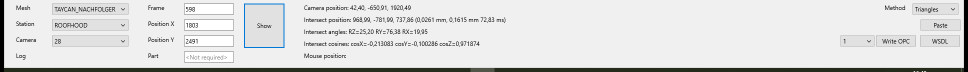
#> input picture debug_footer_img_for_ocr.png, 1936 x 144 px, found by its file name (shown at 1/2 size)
$ python ocr_detections.py
#> lines starting #> are read from the running program, lines starting #| are printed output that depends on the picture; after the words box and inside, x2 and y2 are one past the last pixel; in counts of white or black regions, pixels touching at a corner belong together
# -*- coding: utf-8 -*-

# ========= CONFIGURACIÓN RÁPIDA =========
INPUT_IMAGE = r"C:\Users\fernando.garcia\Documents\COSAS FERNANDO\DEVELOPER\Eines automation porsche\debug_footer_img_for_ocr.png"
LANG        = "eng+spa"
MIN_CONF    = 60          # confianza mínima por palabra (pasada 1)
PSM         = "11"        # 6 o 11 van bien para UI
SCALE       = 2.0         # reescalado previo
LABEL_SIZE  = 0.4         # tamaño de etiqueta
ALPHA       = 0.25        # opacidad [0..1]
SHOW_CONF   = False       # mostrar confianza junto al texto

# ---- Coordenadas fijas (en lienzo ya ESCALADO) ----
FIXED_SHOW_POINT  = (1032, 108)  # x,y definitivos del botón "Show"
FIXED_SHOW_SCALE  = 2.0          # escala a la que se midió el punto fijo

# Offsets para ajustar la cruz (se aplican tras calcular el punto fijo/reescalado)
OFFSET_X    = 0          # píxeles hacia la DERECHA (negativo = izquierda)
OFFSET_Y    = 0          # píxeles en VERTICAL (positivo = abajo, negativo = arriba)
# =======================================

import os, sys, re, cv2, numpy as np, pytesseract, shutil, platform
from typing import List, Dict, Tuple

def ensure_tesseract_available():
    if shutil.which("tesseract") is None and platform.system() == "Windows":
        exe = r"C:\Program Files\Tesseract-OCR\tesseract.exe"
        if os.path.exists(exe):
            pytesseract.pytesseract.tesseract_cmd = exe
    pytesseract.get_tesseract_version()
#> (this line was passed over: pytesseract is not available in this run)
#> in main, img_bgr is the input picture: shape (144, 1936, 3); mean B, G, R 220, 220.6, 220

def preprocess_for_gui(img_bgr, scale=SCALE):
#> called with scale = 2
    if scale != 1.0:
        img_bgr = cv2.resize(img_bgr, None, fx=scale, fy=scale, interpolation=cv2.INTER_CUBIC)
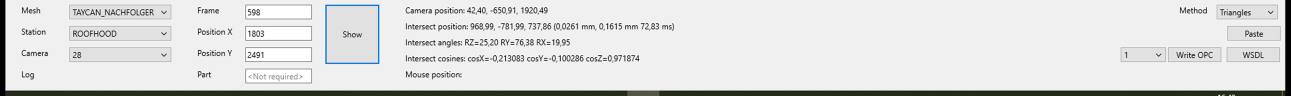
#> img_bgr: shape (288, 3872, 3) (shown at 1/3 size); mean of channels 0, 1, 2 219.8, 220.5, 219.9; drawn as B, G, R
    gray = cv2.cvtColor(img_bgr, cv2.COLOR_BGR2GRAY)
    gray = cv2.convertScaleAbs(gray, alpha=1.8, beta=0)
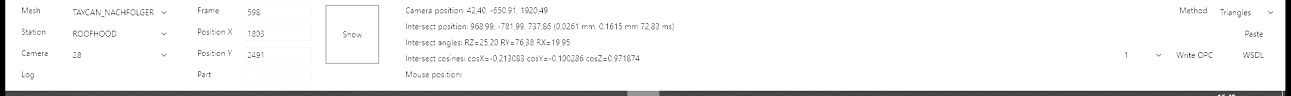
#> gray: shape (288, 3872) (shown at 1/3 size); min 0, max 255, mean 240.1
    thr  = cv2.adaptiveThreshold(gray,255,cv2.ADAPTIVE_THRESH_GAUSSIAN_C,cv2.THRESH_BINARY,35,9)
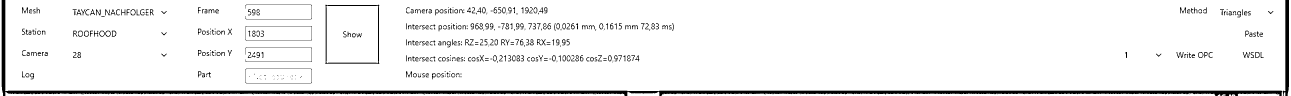
#> thr: shape (288, 3872) (shown at 1/3 size); 94% white; 446 black regions (126 under 20 px), largest, box (x1, y1, x2, y2) and area: (5, 0, 3846, 288) 39511, (3848, 0, 3867, 288) 3162, (976, 14, 1138, 192) 1972
    return thr, img_bgr

# [29 lines left out: functions draw_label, draw_cross, not called in this run]

def first_pass(ocr_img, lang=LANG, psm=PSM, min_conf=MIN_CONF) -> List[Dict]:
    cfg = f"--oem 3 --psm {psm}"
    d = pytesseract.image_to_data(ocr_img, lang=lang, config=cfg, output_type=pytesseract.Output.DICT)
    out = []
    for i in range(len(d["text"])):
        txt = (d["text"][i] or "").strip()
        try: conf = float(d["conf"][i])
        except: conf = -1.0
        if txt and conf >= min_conf:
            out.append({"x":int(d["left"][i]), "y":int(d["top"][i]),
                        "w":int(d["width"][i]), "h":int(d["height"][i]),
                        "text":txt, "conf":conf})
    out.sort(key=lambda r: (r["y"], r["x"]))
    return out

# [92 lines left out: functions _vertical_overlap, _bbox_union, merge_adjacent_words, fix_second_position_Y_in_merged, print_dets, not called in this run]

def main():
    ensure_tesseract_available()

    in_path = INPUT_IMAGE
    if not os.path.isfile(in_path):
        print(f"ERROR: no existe el archivo: {in_path}", file=sys.stderr); return

    img_bgr = cv2.imread(in_path, cv2.IMREAD_COLOR)
    if img_bgr is None:
        print("ERROR: no se pudo abrir la imagen.", file=sys.stderr); return

    # Preproceso + lienzo escalado
    ocr_img, canvas_base = preprocess_for_gui(img_bgr, scale=SCALE)

    # PASADA 1 (RAW)
    dets_raw = first_pass(ocr_img, LANG, PSM, MIN_CONF)
    print_dets("DETECCIONES RAW (pasada 1)", dets_raw)

    # Guardar overlay RAW
    root, ext = os.path.splitext(in_path)
    canvas_raw = canvas_base.copy()
    for r in dets_raw:
        lbl = f"{r['text']} ({int(r['conf'])})" if SHOW_CONF else r['text']
        draw_label(canvas_raw, r["x"], r["y"], r["w"], r["h"], lbl)
    out_raw = f"{root} Detections{ext if ext else '.png'}"
    cv2.imwrite(out_raw, canvas_raw)
    print(f"[OK] Imagen RAW: {out_raw}")

    # MERGE (incluye 'Position X' y 'Position Y')
    dets_merged = merge_adjacent_words(dets_raw, max_gap_px=16, min_overlap=0.5)
    print_dets("DETECCIONES MERGED (agrupadas)", dets_merged)

    # Corrección robusta de 'Position Y' en MERGED (2ª 'Position')
    dets_final, changed = fix_second_position_Y_in_merged(dets_merged)
    if changed:
        print("[OK] 'Position Y' corregido en MERGED.")
    else:
        print("[INFO] 'Position Y' ya estaba correcto o no aplica.")

    # Overlay FINAL (MERGED + corrección)
    print_dets("DETECCIONES FINALES (para overlay)", dets_final)
    canvas_final = canvas_base.copy()
    for r in dets_final:
        lbl = f"{r['text']} ({int(r['conf'])})" if SHOW_CONF else r['text']
        draw_label(canvas_final, r["x"], r["y"], r["w"], r["h"], lbl)
    out_final = f"{root} Detections 2{ext if ext else '.png'}"
    cv2.imwrite(out_final, canvas_final)
    print(f"[OK] Imagen FINAL: {out_final}")

    # ===== PASADA 3: usar punto FIJO de 'Show' y pintar cruz =====
    # Reescala el punto fijo si cambia SCALE
    if FIXED_SHOW_SCALE and FIXED_SHOW_SCALE > 0 and FIXED_SHOW_SCALE != SCALE:
        factor = SCALE / FIXED_SHOW_SCALE
        midx = int(round(FIXED_SHOW_POINT[0] * factor))
        midy = int(round(FIXED_SHOW_POINT[1] * factor))
    else:
        midx, midy = FIXED_SHOW_POINT

    # aplicar offsets
    midx += int(OFFSET_X)
    midy += int(OFFSET_Y)

    canvas_show = canvas_final.copy()
    draw_cross(canvas_show, midx, midy, size=14, color=(0,0,255), thickness=2)
    cv2.putText(canvas_show, f"({midx},{midy})", (midx+8, midy-8),
                cv2.FONT_HERSHEY_SIMPLEX, 0.5, (0,0,255), 1, cv2.LINE_AA)

    out_show = f"{root} Detections 3{ext if ext else '.png'}"
    cv2.imwrite(out_show, canvas_show)

    print("\n[SHOW] Punto FIJO del botón 'Show':")
    print(f"       Coordenadas (x,y) = ({midx}, {midy})  [SCALE={SCALE}, OFF=({OFFSET_X},{OFFSET_Y})]")
    print(f"       Punto base fijo = {FIXED_SHOW_POINT} @ SCALE={FIXED_SHOW_SCALE}")
    print(f"[OK] Imagen con cruz: {out_show}")

if __name__ == "__main__":
    main()
#> (the call stopped at in first_pass, `d = pytesseract.image_to_data(ocr_img, lang=lang, config=cfg, output_t..`: pytesseract is not available in this run)

$ run again, with debug_intersect_footer_raw_row0.png copied over debug_footer_img_for_ocr.png
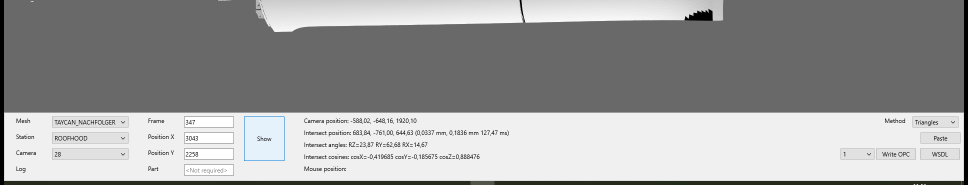
#> input picture debug_intersect_footer_raw_row0.png, 1936 x 370 px, found by its file name (shown at 1/2 size)
#> in main, img_bgr is the input picture: shape (370, 1936, 3); mean B, G, R 156.8, 157, 156.7
#> img_bgr: shape (740, 3872, 3)
#> in preprocess_for_gui, `gray = cv2.convertScaleAbs(gray, alpha=1.8, beta=0)`:
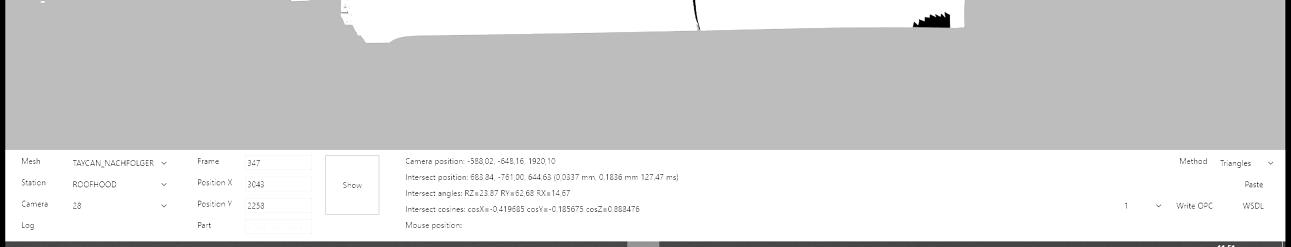
#> gray: shape (740, 3872) (shown at 1/3 size); min 0, max 255, mean 211.9
#> in preprocess_for_gui, `thr  = cv2.adaptiveThreshold(gray,255,cv2.ADAPTIVE_THRESH_GAUSSIAN_C,c..`:
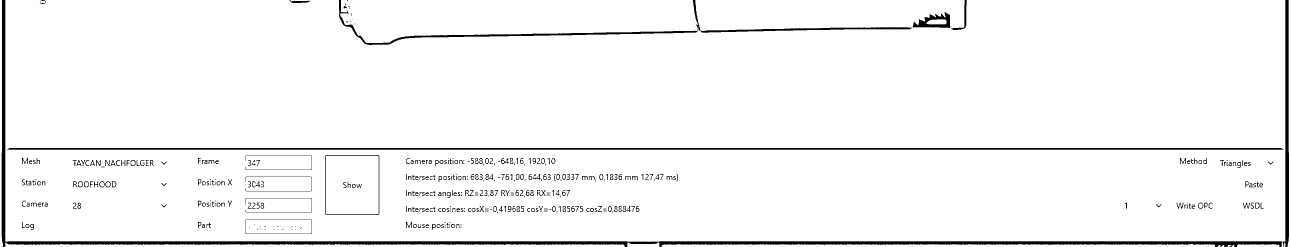
#> thr: shape (740, 3872) (shown at 1/3 size); 96.2% white; 472 black regions (142 under 20 px), largest, box (x1, y1, x2, y2) and area: (5, 0, 3846, 740) 44025, (21, 444, 3851, 449) 19114, (1017, 0, 2737, 135) 10861
